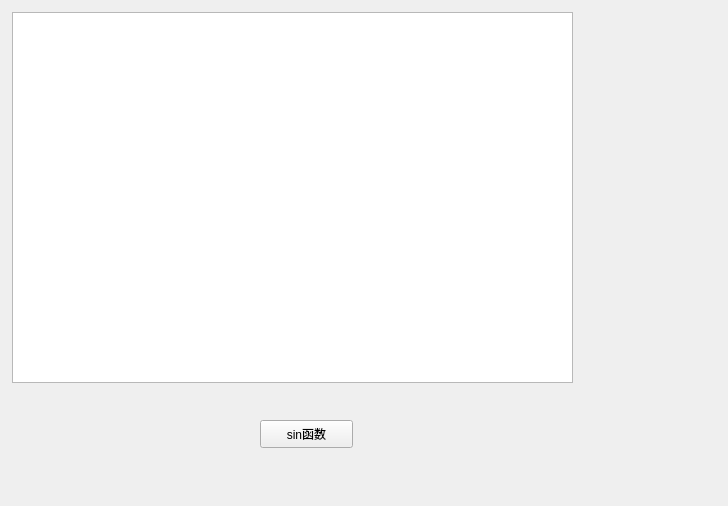
<?xml version="1.0" encoding="UTF-8"?>
<ui version="4.0">
 <class>Form</class>
 <widget class="QWidget" name="Form">
  <property name="geometry">
   <rect>
    <x>0</x>
    <y>0</y>
    <width>728</width>
    <height>506</height>
   </rect>
  </property>
  <property name="windowTitle">
   <string>Form</string>
  </property>
  <widget class="QGraphicsView" name="graphicsView">
   <property name="geometry">
    <rect>
     <x>12</x>
     <y>12</y>
     <width>561</width>
     <height>371</height>
    </rect>
   </property>
  </widget>
  <widget class="QPushButton" name="btn_sin">
   <property name="geometry">
    <rect>
     <x>260</x>
     <y>420</y>
     <width>93</width>
     <height>28</height>
    </rect>
   </property>
   <property name="text">
    <string>sin函数</string>
   </property>
  </widget>
 </widget>
 <resources/>
 <connections/>
</ui>
